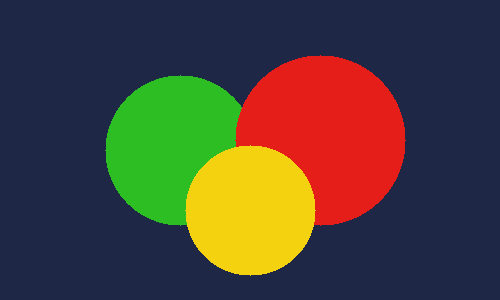
#> input picture image_processing_TAI/Images/pepper.bmp, 500 x 300 px, found by its file name; the run also reads 1 picture not shown here
$ python TP1_Exo5.py
#> lines starting #> are read from the running program, lines starting #| are printed output that depends on the picture; after the words box and inside, x2 and y2 are one past the last pixel; in counts of white or black regions, pixels touching at a corner belong together
### image_processing_TAI/utils/generate_fixtures.py
import os
import cv2
import numpy as np

def generate_all_fixtures(base_dir="Images"):
#> called with base_dir = 'Images'
    os.makedirs(base_dir, exist_ok=True)

    # 1. BoatsColor.bmp
    p = os.path.join(base_dir, "BoatsColor.bmp")
    if not os.path.exists(p):
        img = np.zeros((300, 400, 3), dtype=np.uint8)
        img[:150, :] = [235, 180, 100]  # Sky (BGR)
        img[150:, :] = [180, 100, 30]   # Water
        cv2.circle(img, (200, 150), 40, (30, 30, 220), -1)  # Boat hull/buoy
        cv2.imwrite(p, img)

    # 2. flower.bmp / counter.jpg / compteur.jpg
    for fname in ["flower.bmp", "counter.jpg", "compteur.jpg"]:
        p = os.path.join(base_dir, fname)
        if not os.path.exists(p):
            img = np.full((256, 256), 45, dtype=np.uint8)
            cv2.putText(img, "48720", (30, 140), cv2.FONT_HERSHEY_SIMPLEX, 1.8, 220, 4)
            cv2.rectangle(img, (20, 60), (236, 180), 180, 2)
            cv2.imwrite(p, img)

    # 3. pepper.bmp
    p = os.path.join(base_dir, "pepper.bmp")
    if not os.path.exists(p):
        img = np.zeros((300, 500, 3), dtype=np.uint8)
        img[:] = [70, 40, 30]
        cv2.circle(img, (180, 150), 75, (35, 190, 45), -1)
        cv2.circle(img, (320, 140), 85, (25, 30, 230), -1)
        cv2.circle(img, (250, 210), 65, (15, 210, 245), -1)
        cv2.imwrite(p, img)

    # 4. cameraman.bmp / camera-man.jpg
    for fname in ["cameraman.bmp", "camera-man.jpg"]:
        p = os.path.join(base_dir, fname)
        if not os.path.exists(p):
            img = np.zeros((256, 256), dtype=np.uint8)
            img[:130, :] = 200
            img[130:, :] = 50
            cv2.circle(img, (128, 90), 32, 20, -1)
            cv2.rectangle(img, (110, 122), (146, 220), 20, -1)
            cv2.line(img, (140, 130), (200, 220), 10, 4)
            cv2.imwrite(p, img)

    # 5. Globules_rouges.jpg
    p = os.path.join(base_dir, "Globules_rouges.jpg")
    if not os.path.exists(p):
        img = np.full((350, 350), 210, dtype=np.uint8)
        rng = np.random.default_rng(42)
        for _ in range(40):
            cx, cy = rng.integers(30, 320, size=2)
            r = rng.integers(14, 22)
            cv2.circle(img, (int(cx), int(cy)), int(r), int(rng.integers(30, 70)), -1)
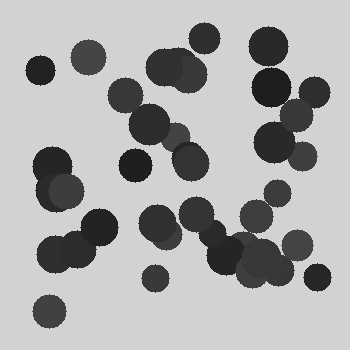
#> img: shape (350, 350); min 30, max 210, mean 168
        cv2.imwrite(p, img)

    # 6. glaucome-haut-gauche.jpg
    p = os.path.join(base_dir, "glaucome-haut-gauche.jpg")
    if not os.path.exists(p):
        img = np.zeros((300, 300, 3), dtype=np.uint8)
        img[:] = [10, 30, 110]
        cv2.circle(img, (150, 150), 90, (30, 140, 240), -1)
#> img: shape (300, 300, 3)
        cv2.circle(img, (130, 130), 40, (180, 230, 255), -1)
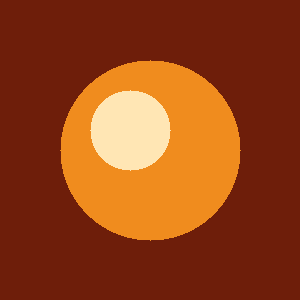
#> img: shape (300, 300, 3); mean of channels 0, 1, 2 24, 66.1, 147.6; drawn as B, G, R
        cv2.imwrite(p, img)

    # 7. Cerveau_AVC1.JPG
    p = os.path.join(base_dir, "Cerveau_AVC1.JPG")
    if not os.path.exists(p):
        img = np.zeros((350, 350), dtype=np.uint8)
        cv2.ellipse(img, (175, 175), (130, 150), 0, 0, 360, 120, -1)
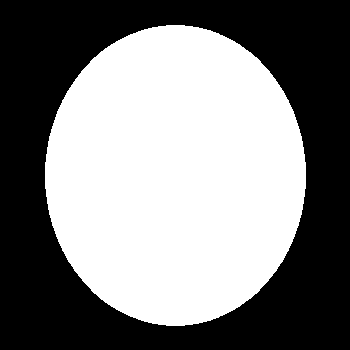
#> img: shape (350, 350); values 0 (black) and 120 (white), 50.3% white; 1 black region, box (x1, y1, x2, y2) and area: (0, 0, 350, 350) 60903
        cv2.ellipse(img, (175, 175), (110, 130), 0, 0, 360, 70, -1)
        cv2.circle(img, (260, 140), 25, 215, -1)
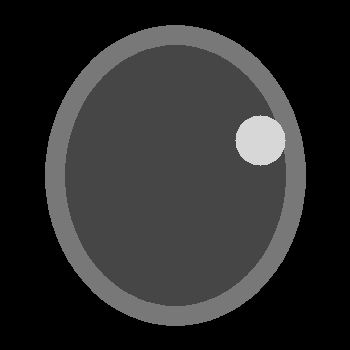
#> img: shape (350, 350); min 0, max 215, mean 44.1
        cv2.imwrite(p, img)

    # 8. Super-Resolution Dataset Structure
    sr_base = os.path.join(base_dir, "Images_TP2_EXO6_SR")
    dirs = [
        os.path.join(sr_base, "HR_GT_512x512"),
        os.path.join(sr_base, "LR_256x256"),
        os.path.join(sr_base, "LR_128x128"),
    ]
    for d in dirs:
        os.makedirs(d, exist_ok=True)

    for i in range(1, 24):
        hr_path = os.path.join(dirs[0], f"HR_GT_{i}.jpg")
        lr256_path = os.path.join(dirs[1], f"LR_256_{i}.jpg")
        lr128_path = os.path.join(dirs[2], f"LR_128_{i}.jpg")

        if not os.path.exists(hr_path):
            hr = np.full((512, 512), 240, dtype=np.uint8)
            cv2.putText(hr, f"Doc Text {i}", (40, 150), cv2.FONT_HERSHEY_SIMPLEX, 2.0, 20, 4)
            cv2.putText(hr, "will sagen: de", (40, 260), cv2.FONT_HERSHEY_COMPLEX, 1.6, 30, 3)
            cv2.putText(hr, "verstehe auch d", (40, 360), cv2.FONT_HERSHEY_COMPLEX, 1.6, 30, 3)
            cv2.imwrite(hr_path, hr)

            lr256 = cv2.resize(hr, (256, 256), interpolation=cv2.INTER_AREA)
            lr128 = cv2.resize(hr, (128, 128), interpolation=cv2.INTER_AREA)
#> this loop made 23 passes
#> pass 1, in generate_all_fixtures, `cv2.imwrite(hr_path, hr)`:
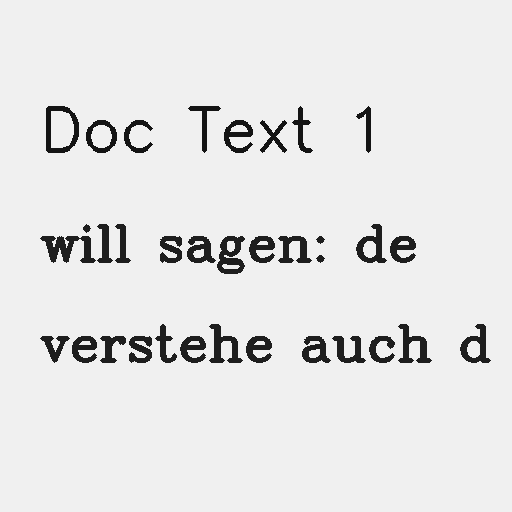
#> saved as HR_GT_1.jpg: shape (512, 512); min 20, max 240, mean 229

### image_processing_TAI/TP1/TP1_Exo5.py
import cv2
import numpy as np
import matplotlib.pyplot as plt
from utils.generate_fixtures import generate_all_fixtures

generate_all_fixtures()

# 1) Read grayscale (im1) and color (im2)
im1 = cv2.imread('Images/cameraman.bmp', cv2.IMREAD_GRAYSCALE)
im2 = cv2.imread('Images/pepper.bmp', cv2.IMREAD_COLOR)
#> im2 is the input picture: shape (300, 500, 3); mean B, G, R 56.3, 67.5, 75.4

# 2) Calculate histograms via cv2.calcHist()
hist1 = cv2.calcHist([im1], [0], None, [256], [0, 256])
#> hist1 = 256 values, max 29776 at index 200, min 0 at index 0, mean 256
hist2_B = cv2.calcHist([im2], [0], None, [256], [0, 256])
#> hist2_B = 256 values, max 104272 at index 70, min 0 at index 0, mean 585.9
hist2_G = cv2.calcHist([im2], [1], None, [256], [0, 256])
#> hist2_G = 256 values, max 104272 at index 40, min 0 at index 0, mean 585.9
hist2_R = cv2.calcHist([im2], [2], None, [256], [0, 256])
#> hist2_R = 256 values, max 104272 at index 30, min 0 at index 0, mean 585.9

# 4) Custom histogram algorithm
def custom_calc_hist(channel_2d):
    counts = np.bincount(channel_2d.ravel(), minlength=256)
#> counts has the same summary as hist1 outside custom_calc_hist
    return counts.astype(np.float32).reshape(-1, 1)

histp1 = custom_calc_hist(im1)
#> histp1 has the same summary as hist1
b, g, r = cv2.split(im2)
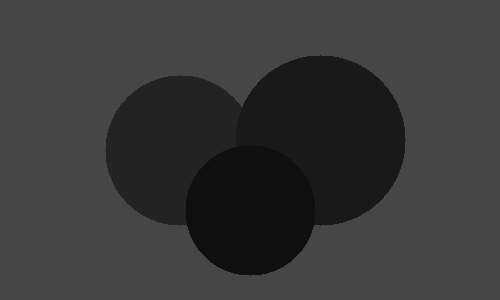
#> b: shape (300, 500); min 15, max 70, mean 56.3
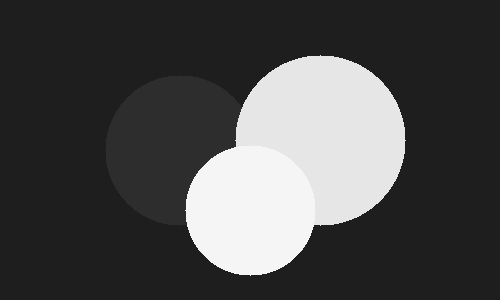
#> r: shape (300, 500); min 30, max 245, mean 75.4
histp2_B = custom_calc_hist(b)
#> histp2_B has the same summary as hist2_B
histp2_G = custom_calc_hist(g)
#> histp2_G has the same summary as hist2_G
histp2_R = custom_calc_hist(r)
#> histp2_R has the same summary as hist2_R
